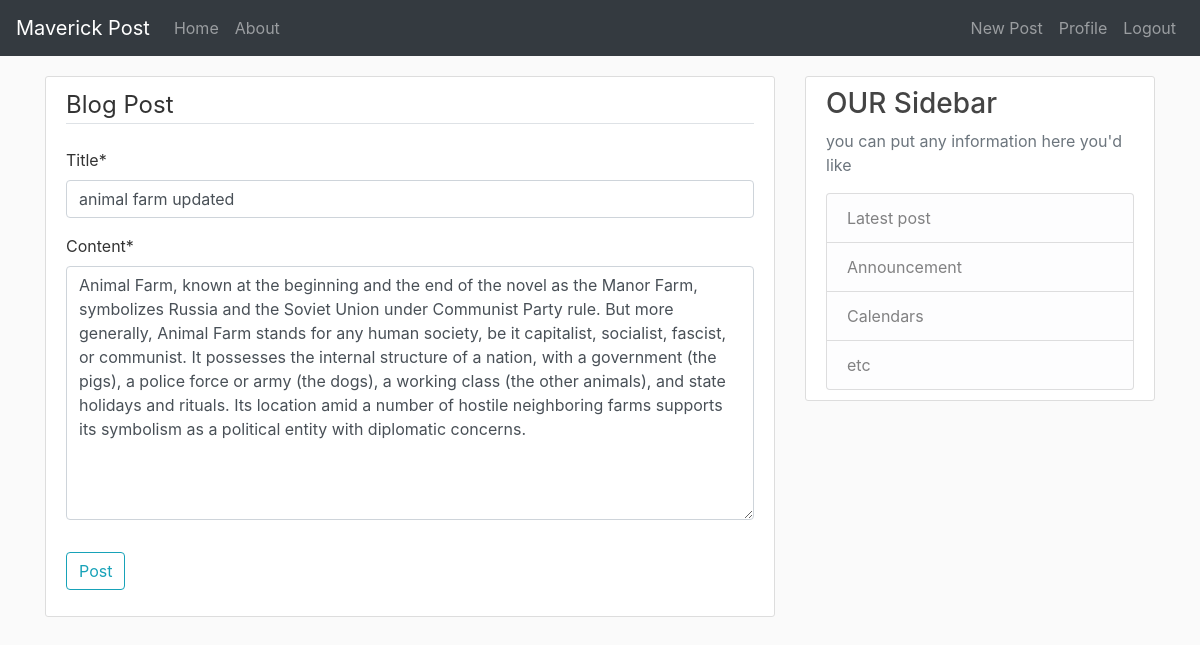
The app's page /post/1/update/ (signed in) with its own data.
### blog/models.py (models this page shows, shortened)
class Post(models.Model):
    title = models.CharField(max_length=100)
    content = models.TextField()
    date_posted = models.DateTimeField(default=timezone.now)
    author = models.ForeignKey(User,on_delete=models.CASCADE)

### blog/views.py (the view, shortened to what this page needs)
# urls.py: path('post/<int:pk>/update/', PostUpdateView.as_view(),name='post-update' ),
class PostUpdateView(LoginRequiredMixin, UserPassesTestMixin, UpdateView):
    model = Post
    fields = ['title' , 'content']
    def test_func(self):
        post = self.get_object()
        if self.request.user == post.author:
                return True
        return False

### blog/templates/blog/post_form.html (shortened to what this page needs)
{% extends "blog/base.html" %}
{% load crispy_forms_tags %}
{% block content %}
    <div class='content-section'>
        <form method='POST'>
                <fieldset class='form-group'>
                    <legend class='border-bottom mb-4'>Blog Post</legend>
                    {{ form|crispy}}
                </fieldset>
                <div class='form-group'>
                        <button class='btn btn-outline-info' type="submit">Post</button>
                </div>
        </form>
    </div>
{% endblock content %}

### blog/static/blog/main.css (style rules this page uses)
body { background: #fafafa; color: #333333; }
.content-section { background: #ffffff; padding: 10px 20px; border: 1px solid #dddddd; border-radius: 3px; margin-bottom: 20px; }

### records on screen
Post: title "animal farm updated", content "Animal Farm, known at the beginning and the end of the novel as the Manor Farm, symbolizes Russia and the Soviet Union under Communist Party rule. But more generally, Animal Farm stands for any human society, be it capitalist, socialist, fascist, or communist. It possesses the internal structure of a nation, with a government (the pigs), a police force or army (the dogs), a working class (the other animals), and state holidays and rituals. Its location amid a number of hostile neighboring farms supports its symbolism as a political entity with diplomatic concerns."
